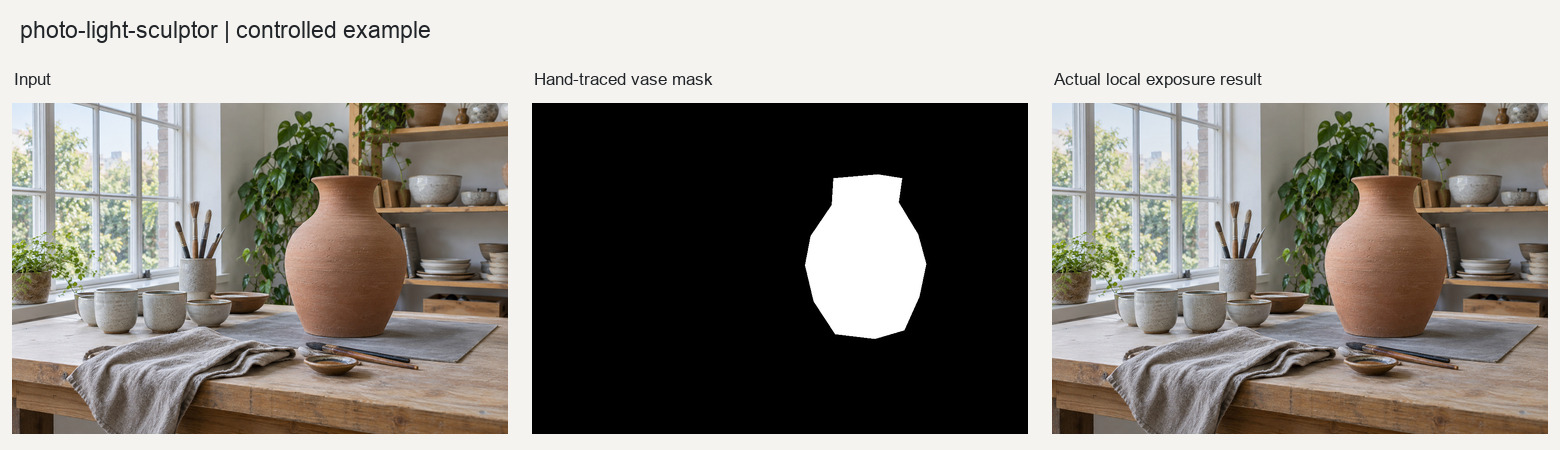
#> input picture photo-light-sculptor/examples/comparison.jpg, 1560 x 450 px
$ python -i photo_light_sculptor.py   (imports and definitions only)   (older library calls are emulated)
#> lines starting #> are read from the running program, lines starting #| are printed output that depends on the picture; after the words box and inside, x2 and y2 are one past the last pixel; in counts of white or black regions, pixels touching at a corner belong together
"""Deterministic spatial luminance shaping without generative relighting."""

from __future__ import annotations

import hashlib
import json
from pathlib import Path
from typing import Any

import cv2
import numpy as np
from PIL import Image, ImageDraw, ImageFont, ImageOps

VALID_MODES = {"focus", "depth", "balance"}


def _hash(path: Path) -> str:
    return hashlib.sha256(path.read_bytes()).hexdigest()


def _load(path: str | Path) -> tuple[Path, np.ndarray, bytes | None, bytes | None]:
    source = Path(path).expanduser().resolve()
    if not source.is_file():
        raise FileNotFoundError(f"找不到照片: {source}")
    with Image.open(source) as image:
        oriented = ImageOps.exif_transpose(image)
        rgb = np.asarray(oriented.convert("RGB"), dtype=np.uint8)
        exif = oriented.getexif().tobytes() if oriented.getexif() else None
        icc = image.info.get("icc_profile")
    return source, rgb, exif, icc


def _normalize(values: np.ndarray) -> np.ndarray:
    low, high = [float(value) for value in np.percentile(values, [2, 98])]
    if high - low < 1e-7:
        return np.zeros_like(values, dtype=np.float32)
    return np.clip((values - low) / (high - low), 0.0, 1.0).astype(np.float32)


def _automatic_mask(rgb: np.ndarray) -> tuple[np.ndarray, float]:
    height, width = rgb.shape[:2]
    scale = min(1.0, 900 / max(height, width))
    work = cv2.resize(
        rgb, (round(width * scale), round(height * scale)), interpolation=cv2.INTER_AREA
    )
    gray = cv2.cvtColor(work, cv2.COLOR_RGB2GRAY).astype(np.float32) / 255.0
    hsv = cv2.cvtColor(work.astype(np.float32) / 255.0, cv2.COLOR_RGB2HSV)
    sigma = max(2.0, max(work.shape[:2]) * 0.035)
    local = _normalize(np.abs(gray - cv2.GaussianBlur(gray, (0, 0), sigma)))
    edge = _normalize(
        cv2.magnitude(
            cv2.Sobel(gray, cv2.CV_32F, 1, 0), cv2.Sobel(gray, cv2.CV_32F, 0, 1)
        )
    )
    yy, xx = np.mgrid[0 : work.shape[0], 0 : work.shape[1]].astype(np.float32)
    center = np.exp(
        -(
            ((xx / work.shape[1] - 0.5) / 0.42) ** 2
            + ((yy / work.shape[0] - 0.5) / 0.42) ** 2
        )
    )
    saliency = _normalize(
        0.36 * local + 0.28 * edge + 0.14 * hsv[..., 1] + 0.22 * center
    )
    binary = (saliency >= np.percentile(saliency, 67)).astype(np.uint8)
    kernel = np.ones((7, 7), np.uint8)
    binary = cv2.morphologyEx(binary, cv2.MORPH_CLOSE, kernel, iterations=2)
    count, labels, stats, centroids = cv2.connectedComponentsWithStats(binary, 8)
    if count <= 1:
        return cv2.resize(saliency, (width, height), interpolation=cv2.INTER_CUBIC), 0.0

    best_label, best_score = 1, -1.0
    for label in range(1, count):
        area = stats[label, cv2.CC_STAT_AREA]
        if area < binary.size * 0.01:
            continue
        cx, cy = centroids[label]
        center_score = 1.0 - min(
            1.0, np.hypot(cx / work.shape[1] - 0.5, cy / work.shape[0] - 0.5)
        )
        score = (
            float(np.mean(saliency[labels == label]))
            * np.sqrt(area / binary.size)
            * (0.7 + 0.3 * center_score)
        )
        if score > best_score:
            best_label, best_score = label, score
    mask = (labels == best_label).astype(np.float32)
    feather = max(2.0, max(work.shape[:2]) * 0.012)
    mask = cv2.GaussianBlur(mask, (0, 0), feather)
    if float(mask.max()) > 0:
        mask /= float(mask.max())
    mask = cv2.resize(mask, (width, height), interpolation=cv2.INTER_CUBIC)
    area = float(np.mean(mask > 0.5))
    separation = float(
        np.mean(saliency[labels == best_label])
        - np.mean(saliency[labels != best_label])
    )
    area_score = np.clip(1.0 - abs(area - 0.28) / 0.52, 0.0, 1.0)
    confidence = float(np.clip(0.25 + 1.8 * separation + 0.35 * area_score, 0.0, 1.0))
    if area < 0.02 or area > 0.80:
        confidence *= 0.25
    return np.clip(mask, 0.0, 1.0), confidence


# [16 lines left out: function _load_mask, not called in this run]


def _analysis(rgb: np.ndarray, mask: np.ndarray, confidence: float) -> dict[str, Any]:
    lab = cv2.cvtColor(rgb.astype(np.float32) / 255.0, cv2.COLOR_RGB2LAB)
    luma = lab[..., 0] / 100.0
    foreground = mask >= 0.5
    background = mask < 0.2
    return {
        "mask_confidence": round(confidence, 6),
        "subject_area_pct": round(float(np.mean(foreground) * 100), 4),
        "subject_luminance": round(
            float(np.median(luma[foreground])) if np.any(foreground) else 0.0, 6
        ),
        "background_luminance": round(
            float(np.median(luma[background])) if np.any(background) else 0.0, 6
        ),
        "highlight_clip_pct": round(
            float(np.mean(np.max(rgb, axis=2) >= 254) * 100), 6
        ),
        "shadow_clip_pct": round(float(np.mean(np.max(rgb, axis=2) <= 1) * 100), 6),
    }


# [18 lines left out: function analyze_light, not called in this run]


def _light_map(
    rgb: np.ndarray, mask: np.ndarray, mode: str, strength: float
) -> np.ndarray:
    lab = cv2.cvtColor(rgb.astype(np.float32) / 255.0, cv2.COLOR_RGB2LAB)
    luma = np.clip(lab[..., 0] / 100.0, 0.001, 1.0)
    height, width = luma.shape
    yy, xx = np.mgrid[0:height, 0:width].astype(np.float32)
    radial = np.clip(np.hypot(xx / width - 0.5, yy / height - 0.5) / 0.70, 0.0, 1.0)
    if mode == "focus":
        ev = 0.10 * mask - 0.16 * (1.0 - mask) * (0.45 + 0.55 * radial)
    elif mode == "depth":
        sigma = max(3.0, max(height, width) * 0.035)
        base = cv2.GaussianBlur(luma, (0, 0), sigma)
        residual = np.tanh((luma - base) / 0.07)
        ev = 0.10 * residual * mask
    elif mode == "balance":
        sigma = max(5.0, max(height, width) * 0.10)
        base = cv2.GaussianBlur(luma, (0, 0), sigma)
        target = float(np.median(base))
        ev = 0.45 * np.log2(np.clip(target / np.clip(base, 0.03, 1.0), 0.6, 1.7))
        ev *= 0.65 + 0.35 * mask
    else:
        raise ValueError(f"不支持的模式: {mode}")
    return np.clip(ev * strength, -0.60, 0.45).astype(np.float32)


def _apply_ev(rgb: np.ndarray, ev: np.ndarray) -> np.ndarray:
    srgb = rgb.astype(np.float32) / 255.0
    linear = np.where(srgb <= 0.04045, srgb / 12.92, ((srgb + 0.055) / 1.055) ** 2.4)
    gain = np.power(2.0, ev)[..., None]
    result = np.clip(linear * gain, 0.0, 1.0)
    srgb_result = np.where(
        result <= 0.0031308, result * 12.92, 1.055 * result ** (1 / 2.4) - 0.055
    )
    return np.round(np.clip(srgb_result, 0.0, 1.0) * 255.0).astype(np.uint8)


def _save_photo(
    path: Path, rgb: np.ndarray, exif: bytes | None, icc: bytes | None
) -> None:
    image = Image.fromarray(rgb, mode="RGB")
    options: dict[str, Any] = {}
    if path.suffix.lower() in {".jpg", ".jpeg"}:
        options.update(quality=96, subsampling=0)
        if exif:
            options["exif"] = exif
    if icc:
        options["icc_profile"] = icc
    image.save(path, **options)


def _contact_sheet(
    rgb: np.ndarray, mask: np.ndarray, ev: np.ndarray, result: np.ndarray, path: Path
) -> None:
    height, width = rgb.shape[:2]
    scale = min(1.0, 420 / max(height, width))
    size = (round(width * scale), round(height * scale))
    mask_rgb = cv2.applyColorMap(
        np.round(mask * 255).astype(np.uint8), cv2.COLORMAP_VIRIDIS
    )
    mask_rgb = cv2.cvtColor(mask_rgb, cv2.COLOR_BGR2RGB)
    ev_view = np.clip((ev + 0.60) / 1.05, 0.0, 1.0)
    ev_rgb = cv2.applyColorMap(
        np.round(ev_view * 255).astype(np.uint8), cv2.COLORMAP_TURBO
    )
    ev_rgb = cv2.cvtColor(ev_rgb, cv2.COLOR_BGR2RGB)
    panels = [
        ("ORIGINAL", rgb),
        ("MASK", mask_rgb),
        ("LIGHT MAP", ev_rgb),
        ("RESULT", result),
    ]
    margin, label = 14, 42
    canvas = Image.new(
        "RGB",
        (size[0] * 2 + margin * 3, (size[1] + label) * 2 + margin * 3),
        (238, 237, 233),
    )
    draw, font = ImageDraw.Draw(canvas), ImageFont.load_default()
    for index, (name, panel) in enumerate(panels):
        row, column = divmod(index, 2)
        x, y = (
            margin + column * (size[0] + margin),
            margin + row * (size[1] + label + margin),
        )
        thumb = cv2.resize(panel, size, interpolation=cv2.INTER_AREA)
        canvas.paste(Image.fromarray(thumb, mode="RGB"), (x, y))
        draw.text((x + 6, y + size[1] + 12), name, fill=(25, 25, 25), font=font)
    canvas.save(path, quality=94)


def sculpt_photo(
    input_path: str | Path,
    output_dir: str | Path,
    mode: str = "focus",
    strength: float = 1.0,
    subject_mask_path: str | Path | None = None,
) -> dict[str, Any]:
    if mode not in VALID_MODES:
        raise ValueError(f"不支持的模式: {mode}")
    if not 0.0 < strength <= 1.5:
        raise ValueError("strength必须在0至1.5之间")
    source, rgb, exif, icc = _load(input_path)
#> in _load, image is the input picture: PIL image 1560x450 RGB; mean R, G, B 142.1, 137.9, 131.2
    if subject_mask_path is None:
        mask, confidence = _automatic_mask(rgb)
#> in _automatic_mask, `hsv = cv2.cvtColor(work.astype(np.float32) / 255.0, cv2.COLOR_RGB2HSV)`: hsv: shape (260, 900, 3) float32; mean H, S, V 58.4, 0.1, 0.6
#> in _normalize, `low, high = [float(value) for value in np.percentile(values, [2, 98])]`: low = 0.0106; high = 0.593
#> in _normalize (call 2), `low, high = [float(value) for value in np.percentile(values, [2, 98])]`: low = 0; high = 1.99
#> in _normalize (call 2), `return np.clip((values - low) / (high - low), 0.0, 1.0).astype(np.floa..`:
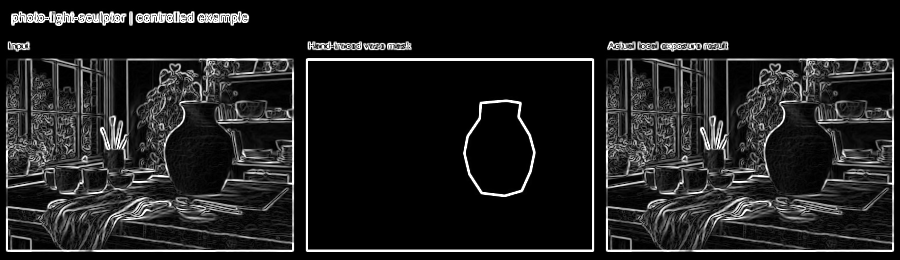
#> returned value: shape (260, 900) float32; min 0, max 1, mean 0.124
#> in _automatic_mask, `binary = (saliency >= np.percentile(saliency, 67)).astype(np.uint8)`:
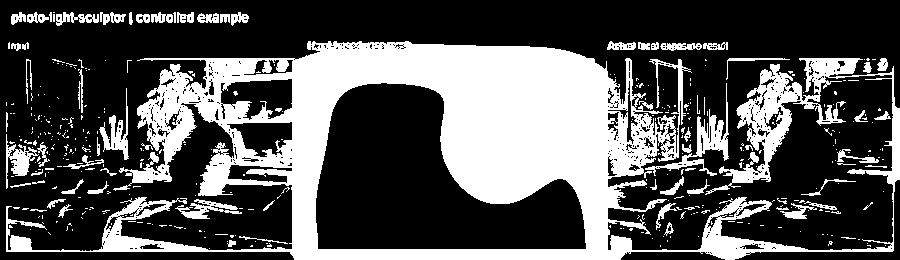
#> binary: shape (260, 900); values 0 (black) and 1 (white), 33% white; 406 white regions (337 under 20 px), largest, box (x1, y1, x2, y2) and area: (6, 41, 900, 260) 67348, (645, 83, 729, 176) 1299, (99, 88, 129, 160) 649
#> in _automatic_mask, `binary = cv2.morphologyEx(binary, cv2.MORPH_CLOSE, kernel, iterations=2)`: binary: shape (260, 900); values 0 (black) and 1 (white), 46.9% white; 6 white regions (3 under 20 px), largest, box (x1, y1, x2, y2) and area: (0, 41, 900, 260) 107279, (11, 12, 249, 26) 2334, (863, 202, 873, 210) 21
#> in _automatic_mask, `count, labels, stats, centroids = cv2.connectedComponentsWithStats(bin..`:
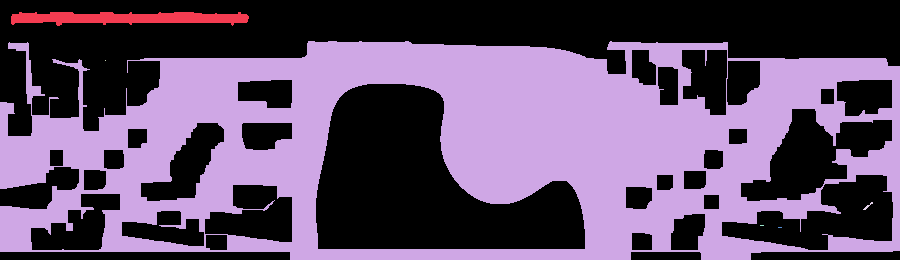
#> labels: shape (260, 900) int32; 7 distinct labels, from 0 to 6; one colour per label, 0 black
#> in _automatic_mask, `count, labels, stats, centroids = cv2.connectedComponentsWithStats(bin..`: count = 7; stats = [[0, 0, 900, 260, 124357], [11, 12, 238, 14, 2334], [0, 41, 900, 219, 107279], [105, 60, 1, 1, 1], [863, 202, 10, 8, 21], [760, 225, 4, 1, 4], [778, 227, 4, 1, 4]]; centroids = [[446.3, 119.2], [128.3, 17.67], [460.1, 143.8], [105, 60], [867.4, 205.8], [761.5, 225], [779.5, 227]]
#> the loop in _automatic_mask, `for label in range(1, count):` made 6 passes
#> (area, cx, cy, center_score, score, best_label, best_score) on pass 2: (107279, 460.1, 143.8, 0.946, 0.387, 2, 0.387)
#> area on passes 1, 4: 2334, 21
#> after the loop in _automatic_mask, `for label in range(1, count):`: best_label = 2; best_score = 0.387
#> in _automatic_mask, `mask = (labels == best_label).astype(np.float32)`: mask: shape (260, 900) float32; values 0 (black) and 1 (white), 45.8% white; 1 white region, box (x1, y1, x2, y2) and area: (0, 41, 900, 260) 107279
#> in _automatic_mask, `mask = cv2.GaussianBlur(mask, (0, 0), feather)`:
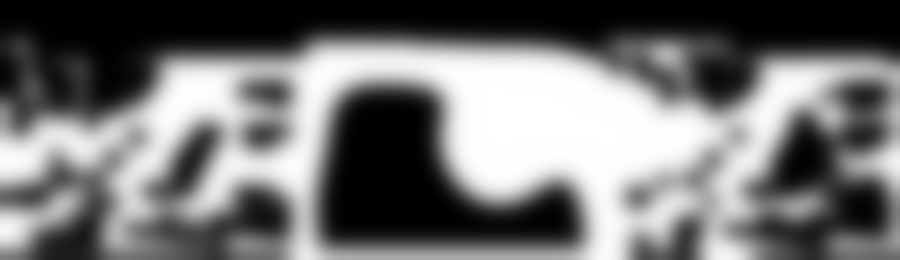
#> mask: shape (260, 900) float32; min 0, max 1, mean 0.458
#> in _automatic_mask, `area = float(np.mean(mask > 0.5))`: area = 0.455
#> in _automatic_mask, `separation = float( np.mean(saliency[labels == best_label]) - np.mean(..`: separation = 0.336
#> in _automatic_mask, `area_score = np.clip(1.0 - abs(area - 0.28) / 0.52, 0.0, 1.0)`: area_score = 0.663
#> in _automatic_mask, `confidence = float(np.clip(0.25 + 1.8 * separation + 0.35 * area_score..`: confidence = 1
#> confidence = 1
        mask_source = "automatic-saliency"
    else:
        mask, confidence = _load_mask(subject_mask_path, rgb.shape[:2]), 1.0
        mask_source = "user-mask"
    if confidence < 0.35 and mode != "balance":
        raise ValueError(
            f"自动主体蒙版置信度不足: {confidence:.3f}。请提供subject_mask_path。"
        )
    ev = _light_map(rgb, mask, mode, strength)
#> in _light_map, `lab = cv2.cvtColor(rgb.astype(np.float32) / 255.0, cv2.COLOR_RGB2LAB)`: lab: shape (450, 1560, 3) float32; mean of channels 0, 1, 2 55.7, 0.7, 4.4
    result = _apply_ev(rgb, ev)

    directory = Path(output_dir).expanduser().resolve()
    suffix = (
        source.suffix.lower()
        if source.suffix.lower() in {".jpg", ".jpeg", ".png"}
        else ".png"
    )
#> suffix = '.jpg'
    base = f"{source.stem}_{mode}"
#> base = 'comparison_focus'
    paths = {
        "image": directory / f"{base}{suffix}",
        "mask": directory / f"{base}_mask.png",
        "light_map": directory / f"{base}_light16.png",
        "preview": directory / f"{base}_preview.jpg",
        "recipe": directory / f"{base}.recipe.json",
        "validation": directory / f"{base}.validation.json",
    }
    existing = [str(path) for path in paths.values() if path.exists()]
#> existing = []
    if existing:
        raise FileExistsError("输出已存在，默认不覆盖: " + ", ".join(existing))
    directory.mkdir(parents=True, exist_ok=True)
    original_hash = _hash(source)
    _save_photo(paths["image"], result, exif, icc)
    if not cv2.imwrite(
        str(paths["mask"]), np.round(mask * 65535).astype(np.uint16)
    ):
        raise OSError(f"无法写入主体蒙版: {paths['mask']}")
    if not cv2.imwrite(
        str(paths["light_map"]),
        np.round(np.clip((ev + 0.60) / 1.05, 0, 1) * 65535).astype(np.uint16),
    ):
        raise OSError(f"无法写入EV光照图: {paths['light_map']}")
    _contact_sheet(rgb, mask, ev, result, paths["preview"])
#> the loop in _contact_sheet, `for index, (name, panel) in enumerate(panels):` made 4 passes
#> (name, row, column, x, y) on passes 1 to 4: ('ORIGINAL', 0, 0, 14, 14), ('MASK', 0, 1, 448, 14), ('LIGHT MAP', 1, 0, 14, 191), ('RESULT', 1, 1, 448, 191)
#> after the loop in _contact_sheet, `for index, (name, panel) in enumerate(panels):`:
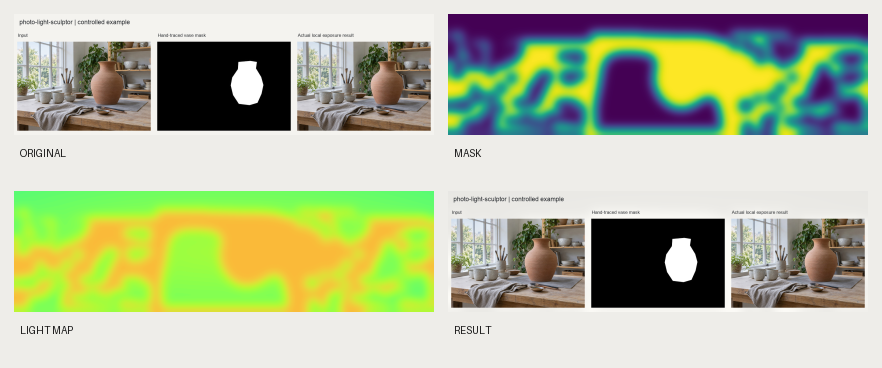
#> canvas: PIL image 882x368 RGB; mean R, G, B 177.6, 186.6, 153.2

    before = _analysis(rgb, mask, confidence)
#> in _analysis, `foreground = mask >= 0.5`: foreground: shape (450, 1560) bool; 45.5% white; 7 white regions (1 under 20 px), largest, box (x1, y1, x2, y2) and area: (0, 72, 1560, 450) 306825, (0, 327, 141, 444) 8408, (1126, 77, 1184, 121) 1976, (1350, 342, 1415, 374) 1463, (1536, 380, 1560, 434) 800, (416, 420, 443, 432) 256
#> in _analysis, `background = mask < 0.2`:
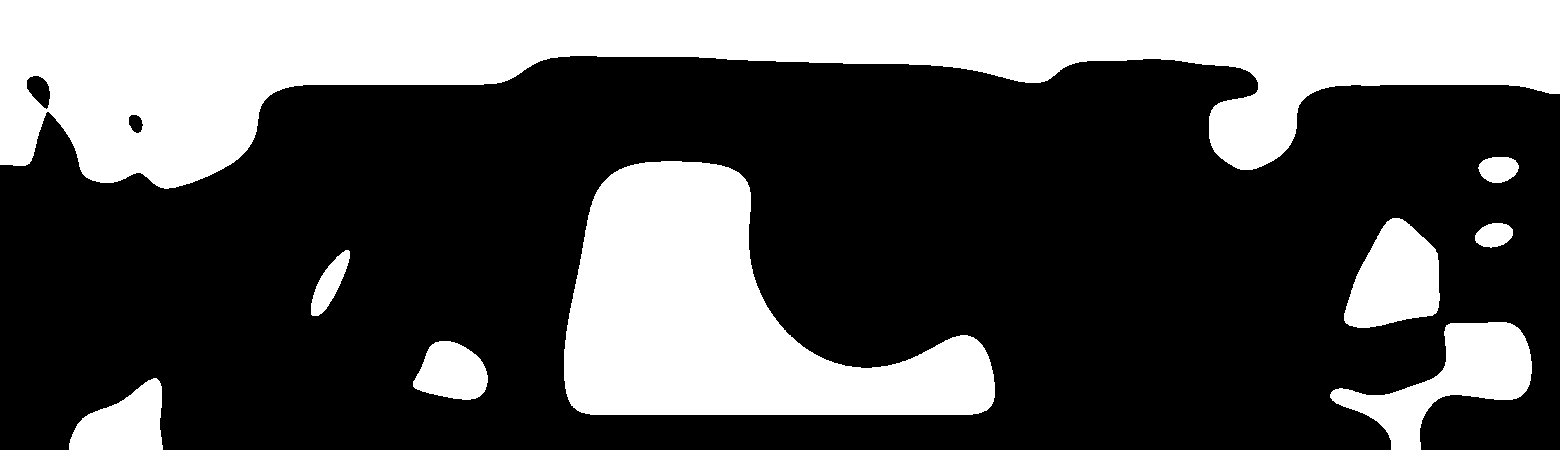
#> background: shape (450, 1560) bool; 32.9% white; 9 white regions, largest, box (x1, y1, x2, y2) and area: (0, 0, 1560, 189) 143834, (564, 161, 995, 415) 59544, (1330, 322, 1532, 450) 10053
#> before = {'mask_confidence': 1, 'subject_area_pct': 45.55, 'subject_luminance': 0.497, 'background_luminance': 0.957, 'highlight_clip_pct': 2.05, 'shadow_clip_pct': 21.09}
    after = _analysis(result, mask, confidence)
#> call 2 of _analysis, with confidence = 1
#> in _analysis (call 2), `lab = cv2.cvtColor(rgb.astype(np.float32) / 255.0, cv2.COLOR_RGB2LAB)`: lab: shape (450, 1560, 3) float32; mean of channels 0, 1, 2 55.1, 0.7, 4.4
#> in _analysis (call 2), `luma = lab[..., 0] / 100.0`:
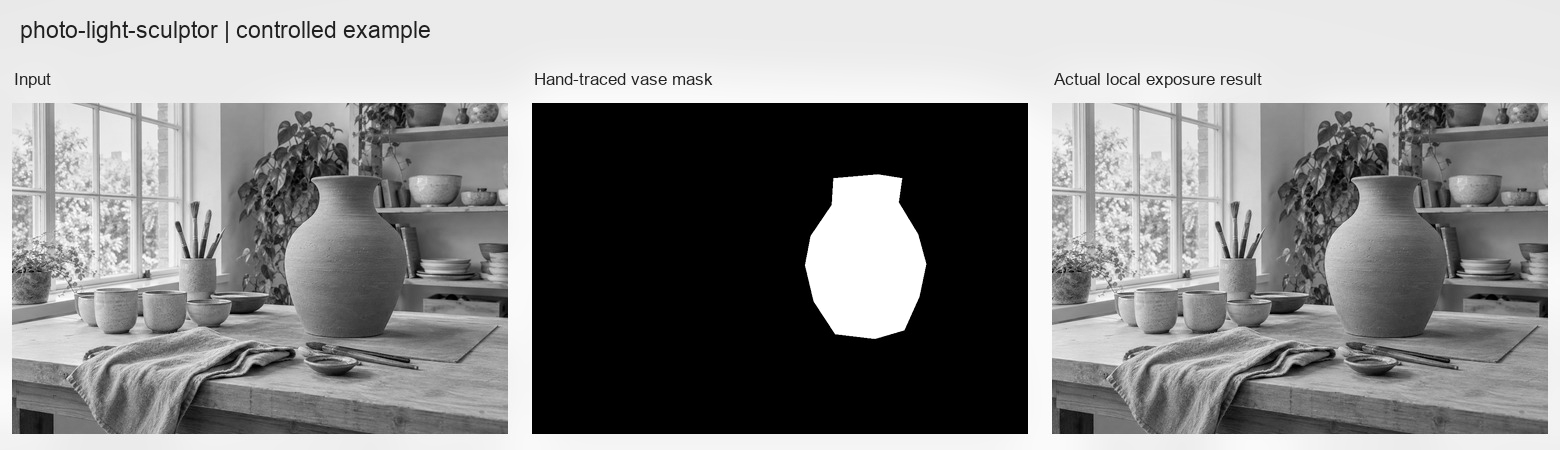
#> luma: shape (450, 1560) float32; min 0, max 1, mean 0.551
#> after = {'mask_confidence': 1, 'subject_area_pct': 45.55, 'subject_luminance': 0.503, 'background_luminance': 0.918, 'highlight_clip_pct': 2.23, 'shadow_clip_pct': 21.09}
    blocking: list[str] = []
    if _hash(source) != original_hash:
        blocking.append("原图哈希发生变化")
    if after["highlight_clip_pct"] - before["highlight_clip_pct"] > 0.03:
        blocking.append("新增高光溢出超过0.03个百分点")
    if after["shadow_clip_pct"] - before["shadow_clip_pct"] > 0.05:
        blocking.append("新增暗部死黑超过0.05个百分点")
    validation = {
        "technical_status": "pass" if not blocking else "blocked",
        "status": "review_required" if not blocking else "blocked",
        "blocking": blocking,
        "review_reasons": ["需要查看主体蒙版、EV光照图和结果对照后完成视觉验收"]
        if not blocking
        else [],
        "before": before,
        "after": after,
    }
    recipe = {
        "input": str(source),
        "input_sha256": original_hash,
        "mode": mode,
        "strength": strength,
        "mask_source": mask_source,
        "mask_confidence": confidence,
        "ev_min": float(ev.min()),
        "ev_max": float(ev.max()),
        "outputs": {
            key: str(value)
            for key, value in paths.items()
            if key not in {"recipe", "validation"}
        },
    }
    paths["recipe"].write_text(
        json.dumps(recipe, ensure_ascii=False, indent=2), encoding="utf-8"
    )
    paths["validation"].write_text(
        json.dumps(validation, ensure_ascii=False, indent=2), encoding="utf-8"
    )
    return {
        "status": validation["status"],
        "outputs": recipe["outputs"],
        "recipe": str(paths["recipe"]),
        "validation": str(paths["validation"]),
        "blocking": blocking,
        "review_reasons": validation["review_reasons"],
    }

>>> result = sculpt_photo('../examples/comparison.jpg', 'out.png')
#> result = 6 items
